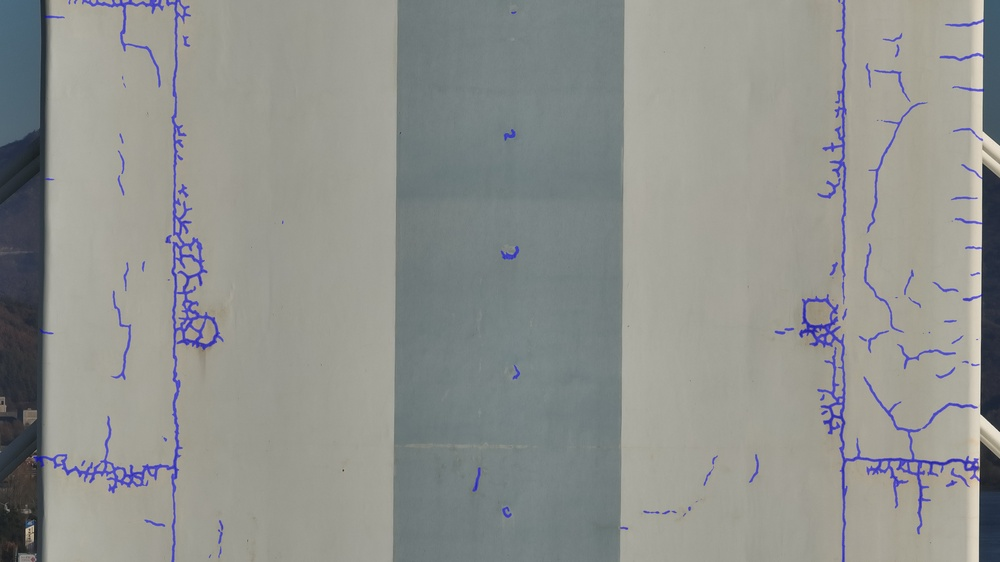
#> input picture DJI_20251103151025_0002_V_航点14_overlay.jpg, 1000 x 562 px, shrunk from 3840 x 2160 before the run
$ python defect_mask_analysis.py -i '../DJI_20251103151025_0002_V_航点14_overlay.jpg'
#> lines starting #> are read from the running program, lines starting #| are printed output that depends on the picture; after the words box and inside, x2 and y2 are one past the last pixel; in counts of white or black regions, pixels touching at a corner belong together
#!/usr/bin/env python3
# -*- coding: utf-8 -*-
"""
Simple Mask Area Analysis (with connected component separation)

Analyzes each connected component in a mask separately and calculates:
- Actual mask area (pixel count) for each component
- Bounding box dimensions for each component
- Bbox density and aspect ratio for each component

Usage:
    python defect_mask_analysis.py --input <mask_path> --output <output_dir>
"""

import numpy as np
import argparse
from pathlib import Path
from PIL import Image
import matplotlib.pyplot as plt
from skimage import measure
import json


class ConnectedComponentMaskAnalyzer:
    """Analyze area metrics for mask with separate connected components."""

    def __init__(self, min_component_size=100):
        """
        Initialize analyzer.

        Args:
            min_component_size: Minimum number of pixels for a component to be analyzed (default: 100)
        """
        self.min_component_size = min_component_size

    def load_mask(self, mask_path):
        """Load binary mask from file."""
        mask = np.array(Image.open(mask_path).convert('L'))
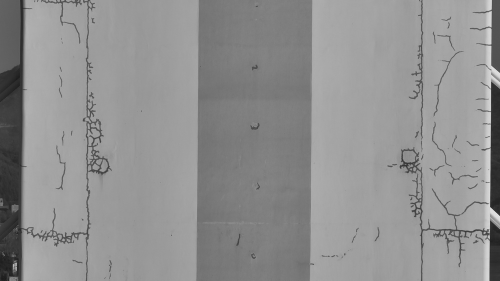
#> mask: shape (562, 1000) (shown at 1/2 size); min 23, max 243, mean 144.6
        return mask

    def find_connected_components(self, mask, threshold=127):
        """
        Find separate connected components in the mask.

        Args:
            mask: Grayscale mask image
            threshold: Binarization threshold (default: 127)

        Returns:
            labeled_mask: Labeled image where each component has a unique integer
            num_components: Number of components found
        """
#> called with threshold = 127
        binary = mask > threshold
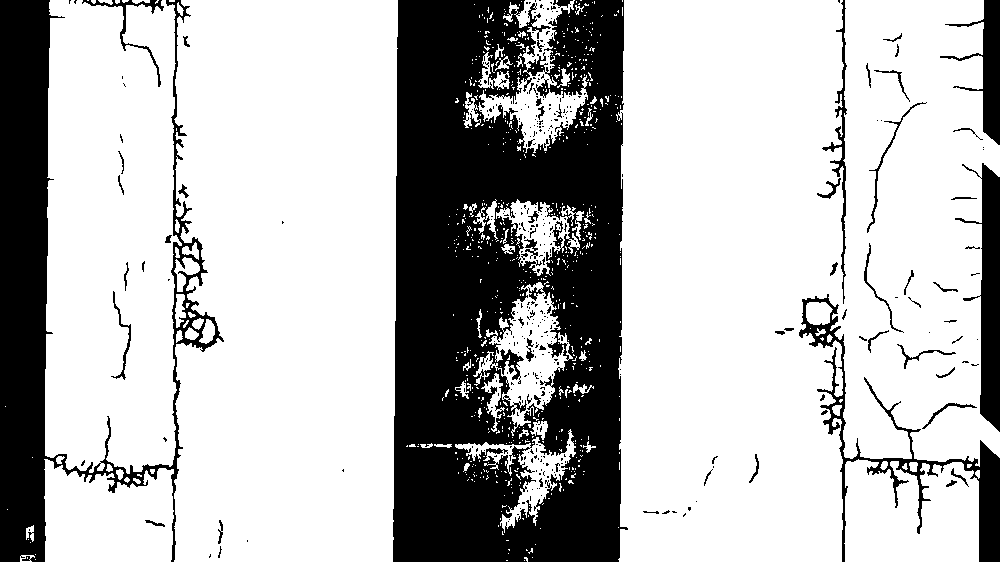
#> binary: shape (562, 1000) bool; 72.5% white; 379 black regions (319 under 20 px), largest, box (x1, y1, x2, y2) and area: (393, 0, 628, 562) 104368, (0, 0, 224, 562) 30786, (799, 294, 1000, 562) 5947
        labeled_mask = measure.label(binary, connectivity=2)  # 8-connectivity
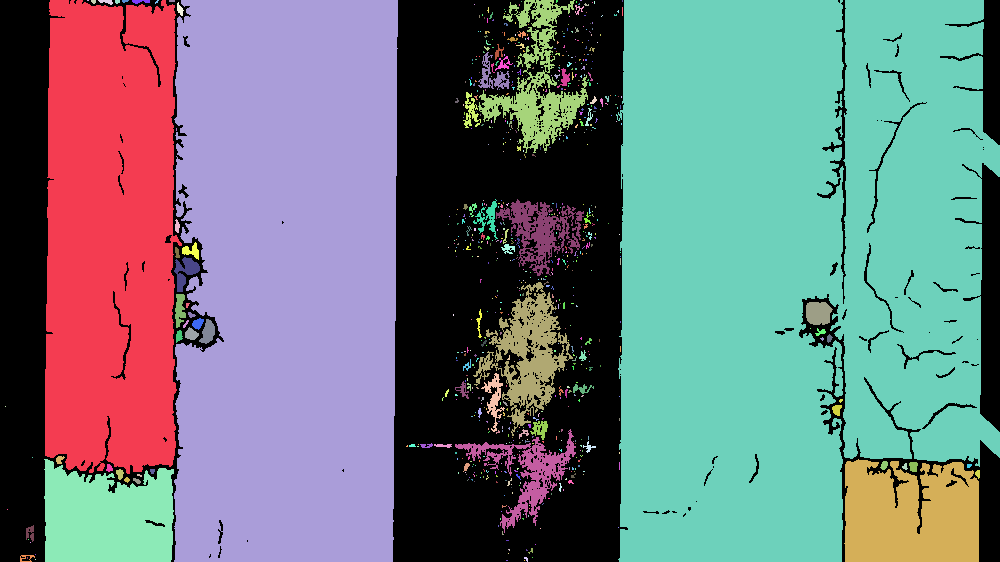
#> labeled_mask: shape (562, 1000) int32; 721 distinct labels, from 0 to 720; one colour per label, 0 black
        num_components = labeled_mask.max()
#> num_components = 720

        return labeled_mask, num_components

    def calculate_component_metrics(self, coords, component_id, mask_shape):
        """
        Calculate area-based metrics for a single connected component.

        Args:
            coords: (N, 2) array of pixel coordinates for this component
            component_id: ID of this component
            mask_shape: Shape of the full mask

        Returns:
            Dictionary of metrics for this component
        """
        metrics = {'component_id': component_id}

        if len(coords) == 0:
            return metrics

        # 1. Actual mask area (pixel count)
        actual_area = len(coords)
        metrics['actual_mask_area'] = int(actual_area)

        # 2. Bounding box metrics
        y_coords, x_coords = coords[:, 0], coords[:, 1]
        y_min, y_max = int(y_coords.min()), int(y_coords.max())
        x_min, x_max = int(x_coords.min()), int(x_coords.max())

        bbox_width = x_max - x_min + 1
        bbox_height = y_max - y_min + 1
        bbox_area = bbox_width * bbox_height

        metrics['bbox_width'] = int(bbox_width)
        metrics['bbox_height'] = int(bbox_height)
        metrics['bbox_area'] = int(bbox_area)
        metrics['bbox_position'] = {
            'x_min': x_min,
            'y_min': y_min,
            'x_max': x_max,
            'y_max': y_max,
        }
        metrics['bbox_density'] = float(actual_area / bbox_area)

        # 3. Aspect ratio
        metrics['aspect_ratio'] = float(bbox_width / bbox_height)

        return metrics

    def analyze(self, mask_path):
        """
        Perform complete analysis on the mask.

        Args:
            mask_path: Path to mask image

        Returns:
            Dictionary containing all calculated metrics
        """
        print(f"[INFO] Loading mask: {mask_path}")
        mask = self.load_mask(mask_path)

        # Find connected components
        print("[INFO] Finding connected components...")
        labeled_mask, num_components = self.find_connected_components(mask)
#> num_components = 720
#> (the rest of the program and of its run is left out)
